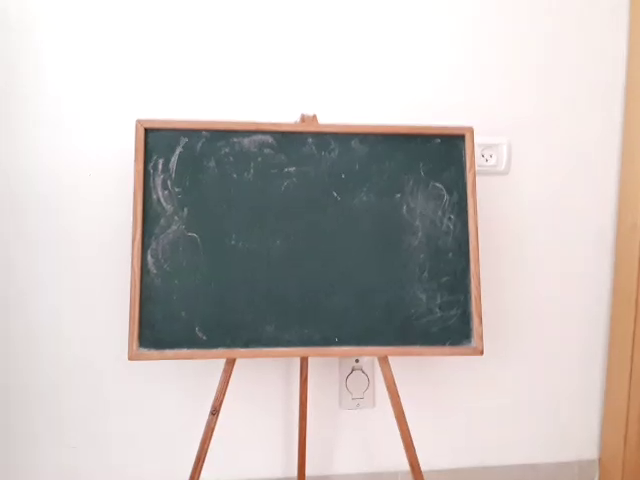
#> input picture frame 32 of nocutcorners.mp4, 640 x 480 px, given in place of the camera
$ jupyter execute edge_detection.ipynb   (Python 2 division)   (older library calls are emulated)   (text cells are left out)
#> lines starting #> are read from the running program, lines starting #| are printed output that depends on the picture; after the words box and inside, x2 and y2 are one past the last pixel; in counts of white or black regions, pixels touching at a corner belong together
### experiments/utils.py
from matplotlib import pyplot as plt
import cv2


# [10 lines left out: function imshow, not called in this run]


def color_hist(img):
    'plot histogram of colors'
    color = ('b', 'g', 'r')
    for i, col in enumerate(color):
        histr = cv2.calcHist([img], [i], None, [256], [0, 256])
        plt.plot(histr, color=col)
        plt.xlim([0, 256])
    plt.show()

# [20 lines left out: function get_clicked_points, not called in this run]

### experiments/edge_detection.ipynb
[cell 1]
import numpy as np
import cv2
from utils import color_hist

[cell 2]
# cap = cv2.VideoCapture('../nocutcorners.mp4')
cap = cv2.VideoCapture(0)

while(1):
    _, frame = cap.read()
#> frame is the input picture: shape (480, 640, 3); mean B, G, R 190.6, 193.2, 199.6
    if not _:
        break


    # doesn't improve when using gray colored img
    gray = cv2.cvtColor(frame, cv2.COLOR_BGR2GRAY)
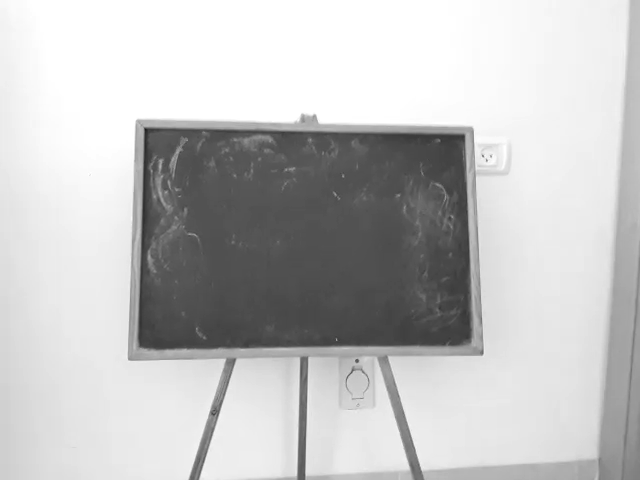
#> gray: shape (480, 640); min 25, max 255, mean 194.8
    gray = cv2.equalizeHist(gray)
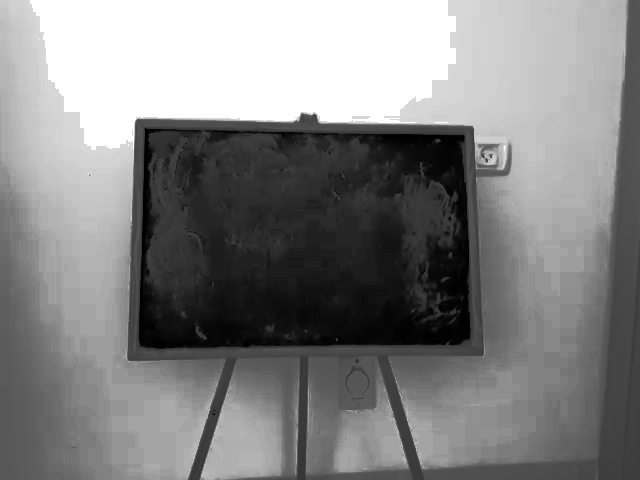
#> gray: shape (480, 640); min 0, max 255, mean 132
    edges_g = cv2.Canny(gray, 150, 200)
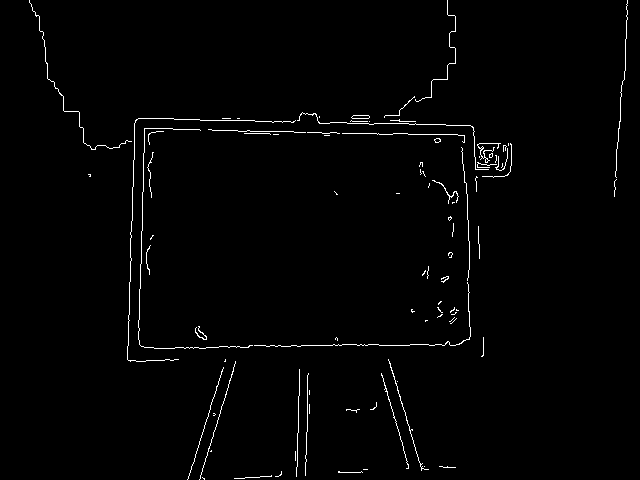
#> edges_g: shape (480, 640); 1.4% white in thin lines or dots
    edges_c = cv2.Canny(frame, 100, 200)
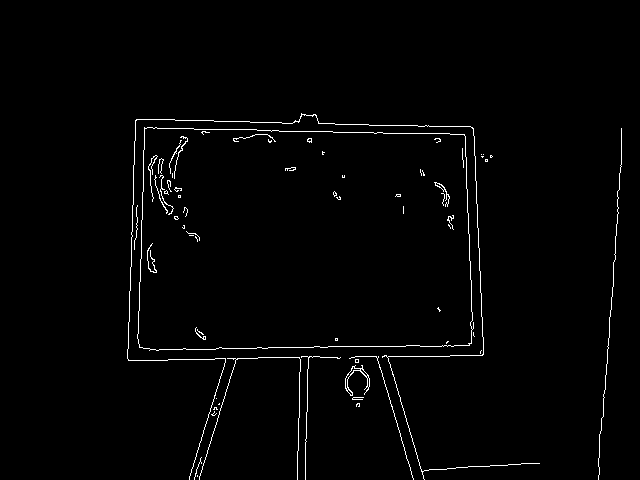
#> edges_c: shape (480, 640); 1.5% white in thin lines or dots, all inside (x1, y1, x2, y2) = (127, 113, 622, 480)
    cv2.imshow("edges_g", edges_g)
    cv2.imshow("edges_c", edges_c)

    k = cv2.waitKey(60) & 0xff
#> (key Esc is pressed here)
    if k == 27:
        break

cv2.destroyAllWindows()
cap.release()

[cell 3]
cap = cv2.VideoCapture('../nocutcorners.mp4')
# cap = cv2.VideoCapture(0)

while(1):
    _, frame = cap.read()
    if not _:
        break

    img = frame.copy()
    # doesn't improve when using gray colored img
    gray = cv2.cvtColor(frame, cv2.COLOR_BGR2GRAY)
    edges = cv2.Canny(gray, 150, 200, apertureSize = 3)
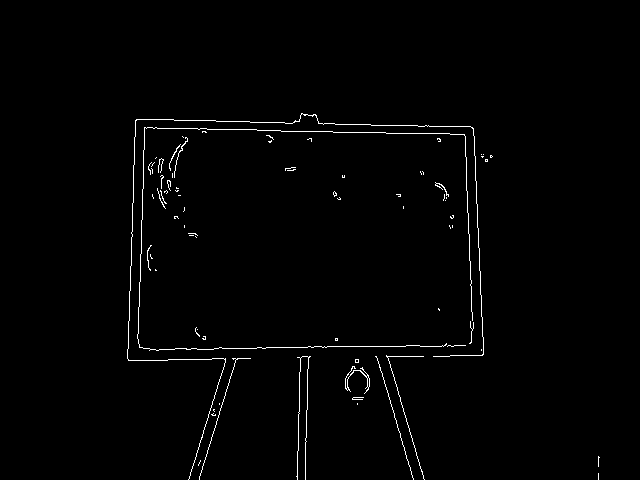
#> edges: shape (480, 640); 1.2% white in thin lines or dots, all inside (x1, y1, x2, y2) = (127, 113, 600, 480)

    minLineLength = 100
    maxLineGap = 100
    lines = cv2.HoughLinesP(edges,1,np.pi/180,100,minLineLength,maxLineGap)
#> lines = None
    if lines is not None:
        for x1,y1,x2,y2 in lines[0]:
            cv2.line(img,(x1,y1),(x2,y2),(0,255,0),2)

    cv2.imshow("edges", edges)
    cv2.imshow("lines", img)

    k = cv2.waitKey(60) & 0xff
#> (key Esc is pressed here)
    if k == 27:
        break

cv2.destroyAllWindows()
cap.release()

[cell 4]
cap = cv2.VideoCapture("../nocutcorners.mp4")

while 1:
    _, img = cap.read()
    if not _:
        break
    gray = cv2.cvtColor(img, cv2.COLOR_BGR2GRAY)

    ret,thresh = cv2.threshold(gray,127,255,1)
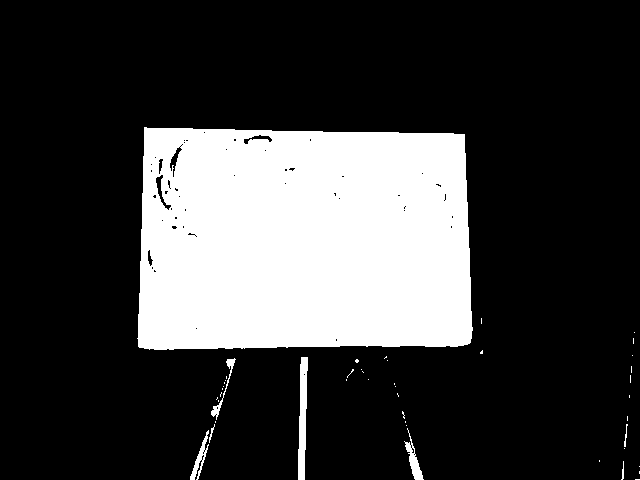
#> thresh: shape (480, 640); 23.6% white; 45 white regions (37 under 20 px)

    f, contours,h = cv2.findContours(thresh,1,2)
#> contours = 109 contours, 98 with area under 20; largest, box (x1, y1, x2, y2) and area: (137, 127, 473, 350) 70462, (298, 357, 308, 480) 733, (404, 428, 424, 480) 266, (190, 430, 209, 480) 216, (155, 174, 172, 211) 170; h = 109 rows, first 6: [1, -1, -1, -1], [2, 0, -1, -1], [3, 1, -1, -1], [4, 2, -1, -1], [5, 3, -1, -1], [6, 4, -1, -1]

    mask = np.zeros(img.shape[:2], dtype='uint8')
    max_rect = None
    max_area = 0
    for cnt in contours:
        approx = cv2.approxPolyDP(cnt,0.01*cv2.arcLength(cnt,True),True)
        print cv2.contourArea(cnt)
        if len(approx)==5:
            pass
# [5 lines of commented-out code are left out]
        elif len(approx)==4:
#             print "square"
            if cv2.contourArea(cnt) > max_area:
                max_rect = cnt
                max_area = cv2.contourArea(cnt)
#> this loop made 109 passes
#> (approx, max_area) on pass 47: ([[307, 357], [301, 357], [298, 479], [304, 479]], 733)
#> max_area on pass 109: 70462.5
#| 0.0
#| 0.0
#| 0.0
#| 10.5
#| 0.0
#| 11.0
#| 2.0
#| 4.0
#> (further printed lines are left out)
#> after the loop, max_area = 70462.5; max_rect = contour of 108 points, box (x1, y1, x2, y2) (137, 127, 473, 350), area 70462
# [7 lines of commented-out code are left out]
    if max_rect is not None:
        cv2.drawContours(mask,[max_rect],0,1, -1)
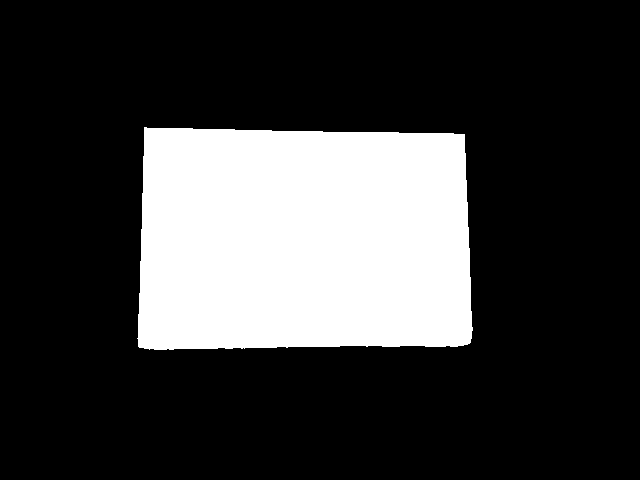
#> mask: shape (480, 640); values 0 (black) and 1 (white), 23.1% white; 1 white region, box (x1, y1, x2, y2) and area: (137, 127, 473, 350) 71003
        color_hist(cv2.bitwise_and(img,img, mask=mask))
#> in color_hist, `plt.show()`:
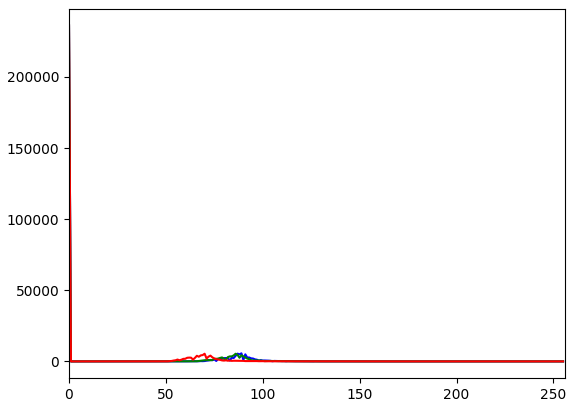
#> figure drawn by matplotlib, 1 panel; curve peaks at x = 0, y = 236198; curve peaks at x = 0, y = 236197; curve peaks at x = 0, y = 236197
        cv2.imshow("tset",cv2.bitwise_and(img,img, mask=mask))
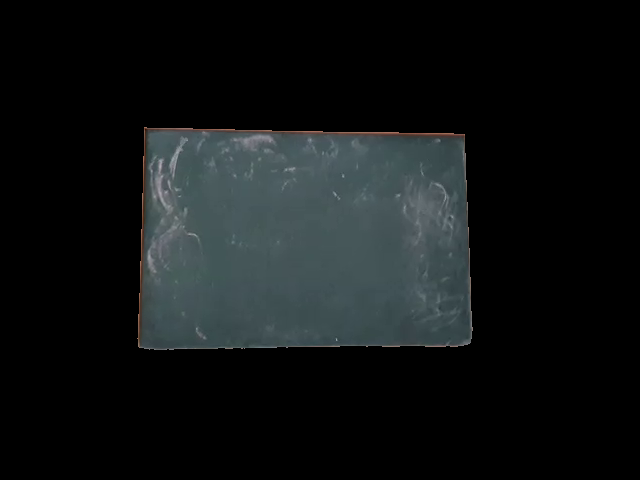
#> window 'tset': shape (480, 640, 3); mean B, G, R 20.4, 19.8, 16.6
        cv2.drawContours(img,[max_rect],0,(0,0,255), -1)
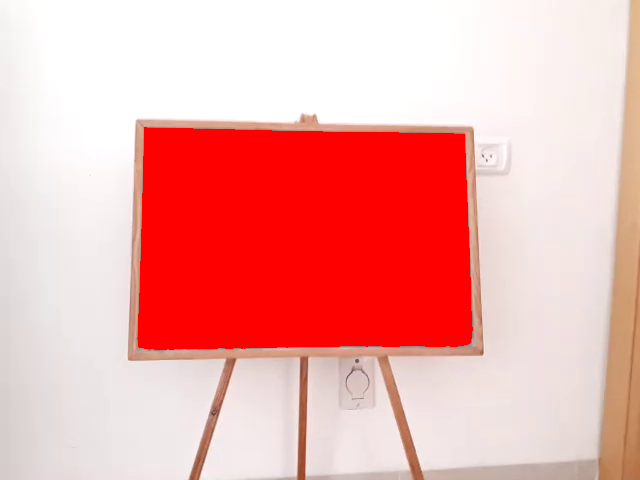
#> img: shape (480, 640, 3); mean B, G, R 170.2, 173.3, 242

    cv2.imshow("img",img)
    cv2.imshow("contours", f)
    k = cv2.waitKey(60) & 0xff
#> (key Esc is pressed here)
    if k == 27:
        break

cv2.destroyAllWindows()
cap.release()

$ run again, starting later in the video
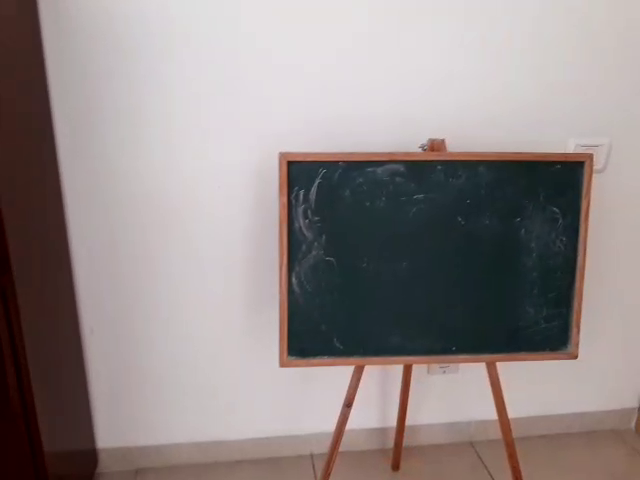
#> input picture frame 144 of nocutcorners.mp4, 640 x 480 px, given in place of the camera
#> frame is the input picture: shape (480, 640, 3); mean B, G, R 136.7, 137.6, 147.1
#> `edges_g = cv2.Canny(gray, 150, 200)`:
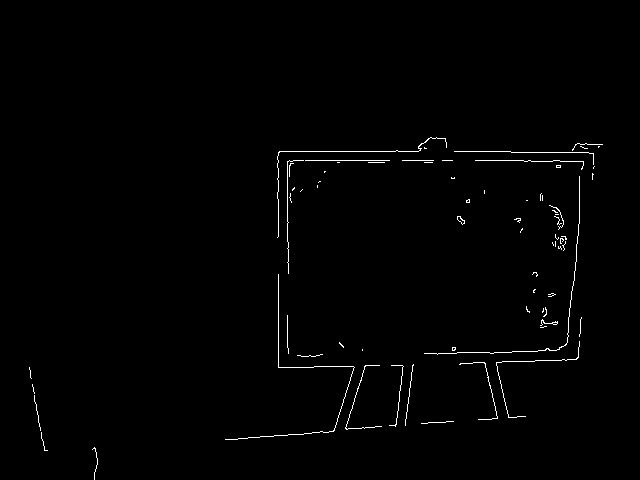
#> edges_g: shape (480, 640); 0.89% white in thin lines or dots, all inside (x1, y1, x2, y2) = (29, 137, 603, 480)
#> edges_c: shape (480, 640); 1.4% white in thin lines or dots
#> edges: shape (480, 640); 1.1% white in thin lines or dots
#> lines = [[287, 355, 287, 160], [288, 160, 391, 160], [288, 152, 393, 152], [279, 361, 279, 258]]
#> the loop `for x1,y1,x2,y2 in lines[0]:` made 1 pass
#> thresh: shape (480, 640); 38.7% white; 11 white regions (8 under 20 px)
#> contours = 39 contours, 27 with area under 20; largest, box (x1, y1, x2, y2) and area: (0, 0, 640, 480) 127803, (403, 361, 502, 446) 6861, (338, 362, 405, 452) 3935, (280, 215, 284, 295) 122, (308, 358, 334, 365) 92; h = 39 rows, first 6: [1, -1, -1, -1], [2, 0, -1, -1], [3, 1, -1, -1], [4, 2, -1, -1], [5, 3, -1, -1], [6, 4, -1, -1]
#> the loop `for cnt in contours:` made 39 passes
#> approx on passes 9, 10, 11, 12, 20, 25, 26, 32: [[444, 371]], [[440, 367], [443, 367]], [[448, 366]], [[292, 364], [293, 363], [294, 364], [293, 365]], [[466, 356], [467, 355], [468, 356], [467, 357]], [[323, 170], [324, 169], [325, 170], [324, 171]], [[456, 158], [457, 157], [458, 158], [457, 159]], [[333, 157], [335, 157]]
#> (printed output is left out)
#> after the loop `for cnt in contours:`: max_area = 2
#> mask: shape (480, 640); values 0 (black) and 1 (white), 0% white in thin lines or dots, all inside (x1, y1, x2, y2) = (513, 435, 516, 438)
#> in color_hist, `plt.show()`:
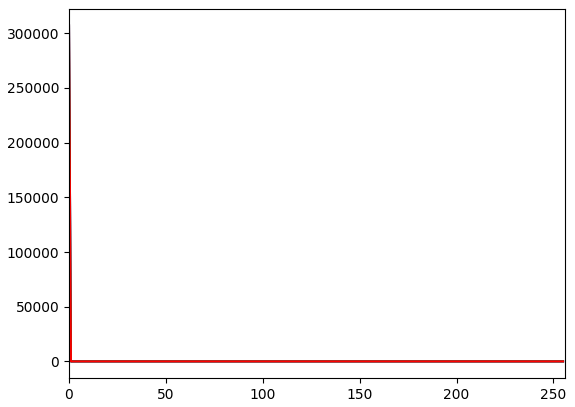
#> figure drawn by matplotlib, 1 panel; curve peaks at x = 0, y = 307195; curve peaks at x = 0, y = 307195; curve peaks at x = 0, y = 307195

$ run again, starting later in the video
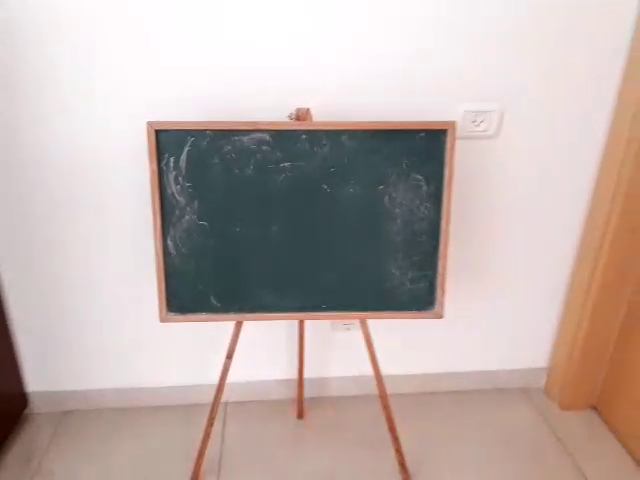
#> input picture frame 256 of nocutcorners.mp4, 640 x 480 px, given in place of the camera
#> frame is the input picture: shape (480, 640, 3); mean B, G, R 172.7, 177.1, 191.6
#> edges_g: shape (480, 640); 1.2% white in thin lines or dots
#> edges_c: shape (480, 640); 1.4% white in thin lines or dots, all inside (x1, y1, x2, y2) = (0, 107, 635, 480)
#> edges: shape (480, 640); 1% white in thin lines or dots, all inside (x1, y1, x2, y2) = (0, 107, 484, 480)
#> lines = [[155, 129, 418, 129]]
#> the loop `for x1,y1,x2,y2 in lines[0]:` made 1 pass
#> thresh: shape (480, 640); 21.1% white; 21 white regions (11 under 20 px)
#> contours = 58 contours, 48 with area under 20; largest, box (x1, y1, x2, y2) and area: (154, 128, 448, 315) 51193, (559, 278, 640, 468) 6322, (0, 286, 74, 480) 4678, (378, 379, 411, 480) 544, (191, 375, 224, 480) 466; h = 58 rows, first 6: [1, -1, -1, -1], [2, 0, -1, -1], [3, 1, -1, -1], [4, 2, -1, -1], [5, 3, -1, -1], [6, 4, -1, -1]
#> the loop `for cnt in contours:` made 58 passes
#> (approx, max_area) on passes 12, 56: ([[380, 379], [380, 398], [403, 479], [410, 479]], 544.5), ([[447, 129], [154, 129], [166, 310], [432, 309]], 51193)
#> (printed output is left out)
#> after the loop `for cnt in contours:`: max_area = 51193; max_rect = contour of 105 points, box (x1, y1, x2, y2) (154, 128, 448, 315), area 51193
#> mask: shape (480, 640); values 0 (black) and 1 (white), 16.8% white; 1 white region, box (x1, y1, x2, y2) and area: (154, 128, 448, 315) 51654
#> `cv2.drawContours(img,[max_rect],0,(0,0,255), -1)`:
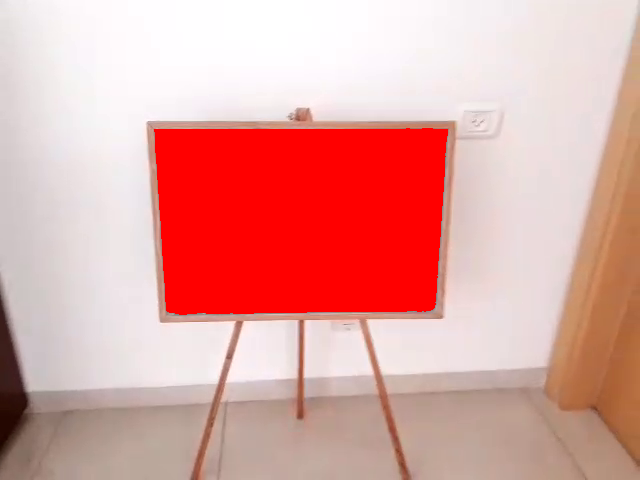
#> img: shape (480, 640, 3); 16.81% of pixels changed, all inside (x1, y1, x2, y2) = (154, 128, 448, 315)
